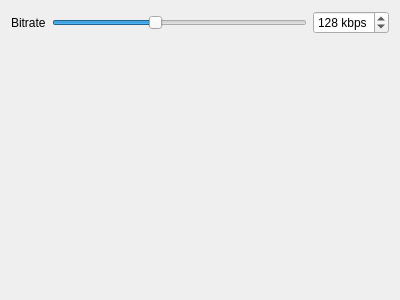
<?xml version="1.0" encoding="UTF-8"?>
<ui version="4.0">
 <class>TranscoderOptionsWma</class>
 <widget class="QWidget" name="TranscoderOptionsWma">
  <property name="geometry">
   <rect>
    <x>0</x>
    <y>0</y>
    <width>400</width>
    <height>300</height>
   </rect>
  </property>
  <property name="windowTitle">
   <string>Form</string>
  </property>
  <layout class="QFormLayout" name="formLayout">
   <item row="0" column="0">
    <widget class="QLabel" name="label">
     <property name="text">
      <string>Bitrate</string>
     </property>
    </widget>
   </item>
   <item row="0" column="1">
    <layout class="QHBoxLayout" name="horizontalLayout">
     <item>
      <widget class="QSlider" name="bitrate_slider">
       <property name="maximum">
        <number>320</number>
       </property>
       <property name="value">
        <number>128</number>
       </property>
       <property name="orientation">
        <enum>Qt::Horizontal</enum>
       </property>
      </widget>
     </item>
     <item>
      <widget class="QSpinBox" name="bitrate_spinbox">
       <property name="suffix">
        <string> kbps</string>
       </property>
       <property name="maximum">
        <number>320</number>
       </property>
       <property name="value">
        <number>128</number>
       </property>
      </widget>
     </item>
    </layout>
   </item>
  </layout>
 </widget>
 <resources/>
 <connections>
  <connection>
   <sender>bitrate_slider</sender>
   <signal>valueChanged(int)</signal>
   <receiver>bitrate_spinbox</receiver>
   <slot>setValue(int)</slot>
   <hints>
    <hint type="sourcelabel">
     <x>166</x>
     <y>25</y>
    </hint>
    <hint type="destinationlabel">
     <x>323</x>
     <y>24</y>
    </hint>
   </hints>
  </connection>
  <connection>
   <sender>bitrate_spinbox</sender>
   <signal>valueChanged(int)</signal>
   <receiver>bitrate_slider</receiver>
   <slot>setValue(int)</slot>
   <hints>
    <hint type="sourcelabel">
     <x>325</x>
     <y>14</y>
    </hint>
    <hint type="destinationlabel">
     <x>190</x>
     <y>31</y>
    </hint>
   </hints>
  </connection>
 </connections>
</ui>
